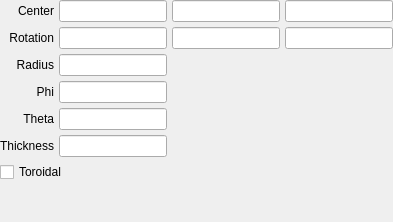
         <widget class="QWidget" name="superquadric_implicit">
          <layout class="QGridLayout" name="gridLayout_19">
           <property name="margin">
            <number>0</number>
           </property>
           <property name="spacing">
            <number>5</number>
           </property>
           <item row="2" column="1">
            <widget class="LineEdit" name="lineedit_superquadric_implicit_radius"/>
           </item>
           <item row="0" column="0">
            <widget class="QLabel" name="label_47">
             <property name="text">
              <string>&lt;html&gt;&lt;head/&gt;&lt;body&gt;&lt;p align=&quot;right&quot;&gt;Center&lt;/p&gt;&lt;/body&gt;&lt;/html&gt;</string>
             </property>
            </widget>
           </item>
           <item row="0" column="1">
            <widget class="LineEdit" name="lineedit_superquadric_implicit_center_x"/>
           </item>
           <item row="0" column="2">
            <widget class="LineEdit" name="lineedit_superquadric_implicit_center_y"/>
           </item>
           <item row="0" column="3">
            <widget class="LineEdit" name="lineedit_superquadric_implicit_center_z"/>
           </item>
           <item row="1" column="0">
            <widget class="QLabel" name="label_48">
             <property name="text">
              <string>&lt;html&gt;&lt;head/&gt;&lt;body&gt;&lt;p align=&quot;right&quot;&gt;Rotation&lt;/p&gt;&lt;/body&gt;&lt;/html&gt;</string>
             </property>
            </widget>
           </item>
           <item row="1" column="1">
            <widget class="LineEdit" name="lineedit_superquadric_implicit_rotation_x"/>
           </item>
           <item row="1" column="2">
            <widget class="LineEdit" name="lineedit_superquadric_implicit_rotation_y"/>
           </item>
           <item row="1" column="3">
            <widget class="LineEdit" name="lineedit_superquadric_implicit_rotation_z"/>
           </item>
           <item row="3" column="0">
            <widget class="QLabel" name="label_44">
             <property name="text">
              <string>&lt;html&gt;&lt;head/&gt;&lt;body&gt;&lt;p align=&quot;right&quot;&gt;Phi&lt;/p&gt;&lt;/body&gt;&lt;/html&gt;</string>
             </property>
            </widget>
           </item>
           <item row="3" column="1">
            <widget class="LineEdit" name="lineedit_superquadric_implicit_phi"/>
           </item>
           <item row="4" column="0">
            <widget class="QLabel" name="label_45">
             <property name="text">
              <string>&lt;html&gt;&lt;head/&gt;&lt;body&gt;&lt;p align=&quot;right&quot;&gt;Theta&lt;/p&gt;&lt;/body&gt;&lt;/html&gt;</string>
             </property>
            </widget>
           </item>
           <item row="4" column="1">
            <widget class="LineEdit" name="lineedit_superquadric_implicit_theta"/>
           </item>
           <item row="5" column="0">
            <widget class="QLabel" name="label_46">
             <property name="text">
              <string>Thickness</string>
             </property>
            </widget>
           </item>
           <item row="5" column="1">
            <widget class="LineEdit" name="lineedit_superquadric_implicit_thickness"/>
           </item>
           <item row="7" column="0">
            <spacer name="verticalSpacer_19">
             <property name="orientation">
              <enum>Qt::Vertical</enum>
             </property>
             <property name="sizeHint" stdset="0">
              <size>
               <width>20</width>
               <height>40</height>
              </size>
             </property>
            </spacer>
           </item>
           <item row="6" column="0" colspan="4">
            <widget class="CheckBox" name="checkbox_superquadric_implicit_toroidal">
             <property name="text">
              <string>Toroidal</string>
             </property>
            </widget>
           </item>
           <item row="2" column="0">
            <widget class="QLabel" name="label_124">
             <property name="text">
              <string>&lt;html&gt;&lt;head/&gt;&lt;body&gt;&lt;p align=&quot;right&quot;&gt;Radius&lt;/p&gt;&lt;/body&gt;&lt;/html&gt;</string>
             </property>
            </widget>
           </item>
          </layout>
         </widget>
